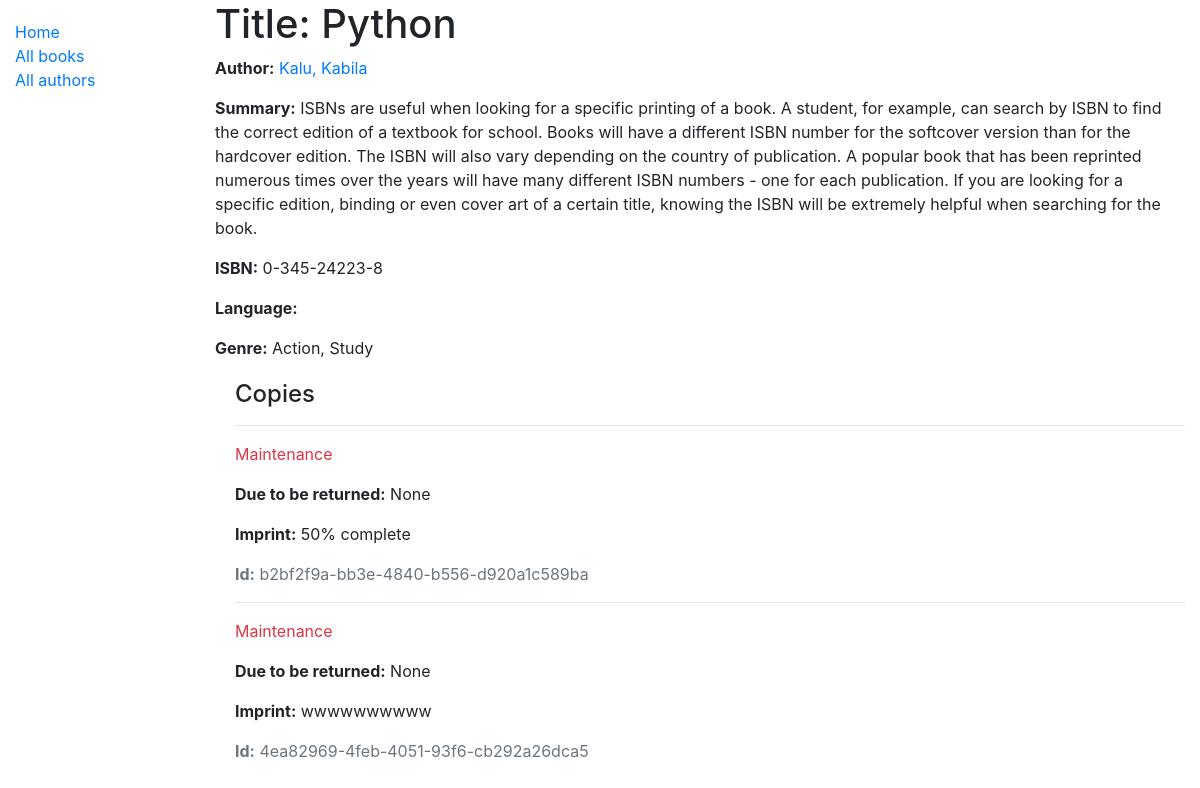
/catalog/book/1, run on the app's committed database.
### catalog/models.py (models this page shows, shortened)
class Book(models.Model):
    title = models.CharField(max_length = 200)
    author = models.ForeignKey('Author', on_delete = models.SET_NULL, null = True)
    summary = models.CharField(max_length = 1000, help_text = 'Enter a brief description of the book')
    isbn = models.CharField('ISBN', max_length=13, help_text = '13 Character <a href="https://www.isbn-international.org/content/what-isbn"> ISBN Number </a>')
    genre = models.ManyToManyField('Genre', help_text = 'Select a genre for this book')

class Author(models.Model):
    first_name = models.CharField(max_length=100)
    last_name = models.CharField(max_length=100)
    date_of_birth = models.DateField(null=True, blank =True)
    date_of_death = models.DateField('Died',null = True, blank = True)
    class Meta:
        ordering = ['last_name', 'first_name']
    def __str__(self):
        return f'{self.last_name}, {self.first_name}'

class Genre(models.Model):
    name = models.CharField(max_length = 200, help_text = 'Enter a book genre (e.g. Science Fiction)')
    def __str__(self):
        return self.name

class BookInstance(models.Model):
    id = models.UUIDField(primary_key=True, default=uuid.uuid4, help_text='get_absolute_url')
    book = models.ForeignKey('Book', on_delete= models.SET_NULL, null = True)
    imprint = models.CharField(max_length = 200)
    due_back = models.DateField(null=True, blank = True)
    LOAN_STATUS = (
        ('m', 'Maintenance'),
        ('o', 'On Loan'),
        ('a', 'Available'),
        ('r', 'Reserved'),
    )
    status = models.CharField(
        max_length = 1,
        choices = LOAN_STATUS,
        blank = True,
        default = 'm',
        help_text = 'Book Availability',
    )
    class Meta:
        ordering = ['due_back']

### catalog/views.py (the view)
# urls.py: path('book/<int:pk>', views.BookDetailView.as_view(), name='book-detail'),
class BookDetailView(generic.DetailView):
    model = Book

### catalog/templates/catalog/book_detail.html
{% extends "base_generic.html" %}
{% block content %}
  <h1>Title: {{ book.title }}</h1>
  <p><strong>Author:</strong> <a href="">{{ book.author }}</a></p>
  <p><strong>Summary:</strong> {{ book.summary }}</p>
  <p><strong>ISBN:</strong> {{ book.isbn }}</p>
  <p><strong>Language:</strong> {{ book.language }}</p>
  <p><strong>Genre:</strong> {{ book.genre.all|join:", " }}</p>
  <div style="margin-left:20px;margin-top:20px">
    <h4>Copies</h4>
    {% for copy in book.bookinstance_set.all %}
      <hr>
      <p class="{% if copy.status == 'a' %}text-success{% elif copy.status == 'm' %}text-danger{% else %}text-warning{% endif %}">
        {{ copy.get_status_display }}
      </p>
      {% if copy.status != 'a' %}
        <p><strong>Due to be returned:</strong> {{ copy.due_back }}</p>
      {% endif %}
      <p><strong>Imprint:</strong> {{ copy.imprint }}</p>
      <p class="text-muted"><strong>Id:</strong> {{ copy.id }}</p>
    {% endfor %}
  </div>
{% endblock %}

### data on the page
Book: title "Python", author "Kalu, Kabila", summary "ISBNs are useful when looking for a specific printing of a book. A student, for example, can search by ISBN to find the correct edition of a textbook for school. Books will have a different ISBN number for the softcover version than for the hardcover edition. The ISBN will also vary depending on the country of publication. A popular book that has been reprinted numerous times over the years will have many different ISBN numbers - one for each publication. If you are looking for a specific edition, binding or even cover art of a certain title, knowing the ISBN will be extremely helpful when searching for the book.", isbn "0-345-24223-8", genre.all "Action, Study"
BookInstance: status "Maintenance", due_back "None", imprint "50% complete", id "b2bf2f9a-bb3e-4840-b556-d920a1c589ba"
BookInstance: status "Maintenance", due_back "None", imprint "wwwwwwwwww", id "4ea82969-4feb-4051-93f6-cb292a26dca5"
